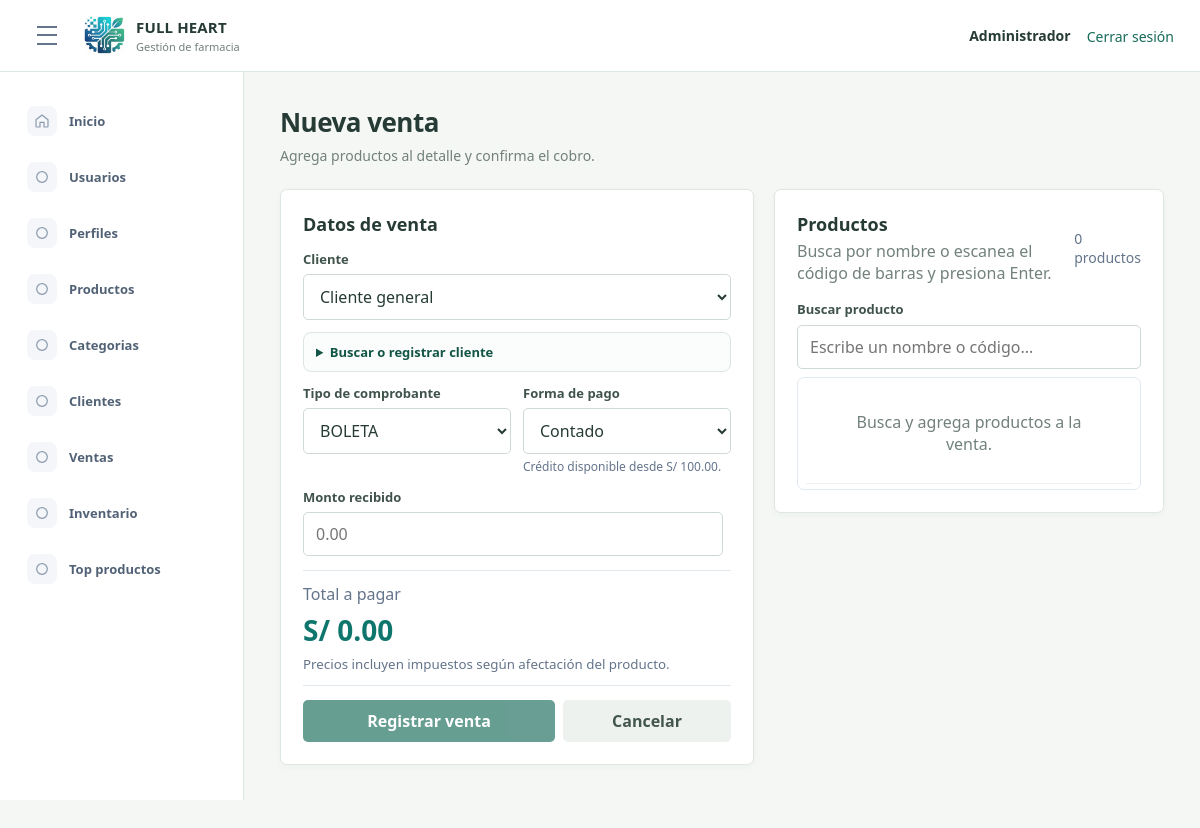
/index.php?route=module/ventas/crear (signed in), run on an earlier commit of the app's database.
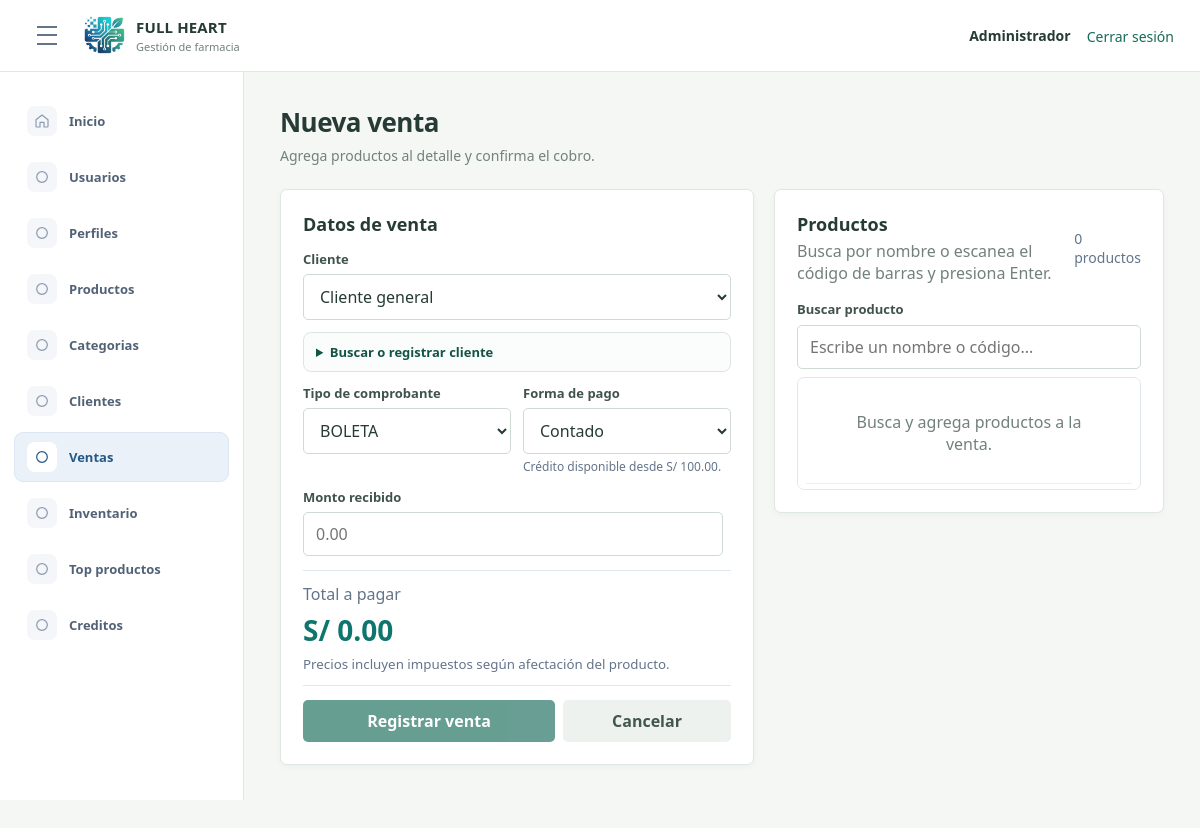
And on a later commit of the database.
### tables this page shows
CREATE TABLE `opcion` (
  `idopcion` int(11) NOT NULL AUTO_INCREMENT,
  `descripcion` varchar(100) NOT NULL,
  `url` varchar(200) NOT NULL,
  `icono` varchar(50) NOT NULL DEFAULT 'fa-circle',
  `estado` tinyint(1) NOT NULL DEFAULT 1,
  `fecha_creacion` datetime NOT NULL DEFAULT current_timestamp(),
  PRIMARY KEY (`idopcion`)
);

### app/Controllers/VentaController.php (called while the page is built, shortened)
<?php
class VentaController
{
    private Profile $profiles;
    public function __construct(Sale $sales, Profile $profiles, MiApiCloud $miApi)
    {
        $this->profiles = $profiles;
    }
    public function create(): void
    {
        $menuOptions = $this->requireAccess("GET");
        $minimumCreditAmount = Sale::MINIMUM_CREDIT_AMOUNT;
        require __DIR__ . "/../Views/layout/app.php";
    }
    private function requireAccess(string $method): array
    {
        $menuOptions = $this->profiles->menuOptions((int)($_SESSION["idperfil"] ?? 0));
        foreach ($menuOptions as $option) {
            if (in_array($option["url"] ?? "", ["module/ventas", "vista/ventas.php"], true)) {
                return $menuOptions;
            }
        }
        http_response_code(403); exit("No tienes acceso al modulo de ventas.");
    }
}

### app/Models/Profile.php (called while the page is built, shortened)
<?php
class Profile
{
    private PDO $db;
    public function __construct(PDO $db)
    {
        $this->db = $db;
    }
    public function menuOptions(int $profileId): array
    {
        $sql = "SELECT o.descripcion, o.url, o.icono
                FROM perfil p
                INNER JOIN opcion o ON o.estado = 1
                LEFT JOIN acceso a ON a.idopcion = o.idopcion AND a.idperfil = p.idperfil
                WHERE p.idperfil = :idperfil
                  AND (UPPER(p.nombre) = 'ADMINISTRADOR' OR a.estado = 1)
                ORDER BY o.idopcion";
        $statement = $this->db->prepare($sql);
        $statement->execute(["idperfil" => $profileId]);
        return $statement->fetchAll();
    }
}

### app/Models/User.php (called while the page is built, shortened)
<?php
class User
{
    private PDO $db;
    public function __construct(PDO $db)
    {
        $this->db = $db;
    }
    public function isActive(int $id): bool
    {
        $statement = $this->db->prepare("SELECT 1 FROM usuario WHERE idusuario = :id AND estado = 1");
        $statement->execute(["id" => $id]);
        return $statement->fetchColumn() !== false;
    }
}

### app/Views/ventas/create.php (the view, shortened to what the changed rows need)
<div class="page-title"><h1>Nueva venta</h1><p>Agrega productos al detalle y confirma el cobro.</p></div>
<form class="sale-layout" action="index.php?route=module/ventas/guardar" method="post" id="sale-form" data-lookup-url="index.php?route=module/ventas/consultar-documento" data-minimum-credit="<?= htmlspecialchars((string)$minimumCreditAmount, ENT_QUOTES, "UTF-8") ?>">
    <aside class="panel sale-checkout">
        <h2>Datos de venta</h2>
    </aside>
    <section class="panel sale-main">
        <div class="section-toolbar"><div><h2>Productos</h2><p>Busca por nombre o escanea el código de barras y presiona Enter.</p></div><span class="sale-count" id="sale-count">0 productos</span></div>
    </section>
</form>

### app/Views/layout/sidebar.php (shortened to what the changed rows need)
<?php $currentRoute = $_GET["route"] ?? "dashboard"; ?>
<aside class="sidebar">
    <nav aria-label="Menu principal">
        <?php foreach ($menuOptions as $option): ?>
            <?php $route = $option["url"] ?? ""; ?>
            <?php
                $icons = [
                    "module/usuarios" => '<circle cx="9" cy="8" r="3"/><path d="M3 20v-1a6 6 0 0 1 12 0v1zM16 5.5a3 3 0 0 1 0 5.8M18 14a5 5 0 0 1 3 4.5V20h-3"/>',
                    "module/perfiles" => '<rect x="5" y="3" width="14" height="18" rx="2"/><path d="M9 3.5h6M9 10h6M9 14h6M9 18h3"/>',
                    "module/productos" => '<path d="m4 7 8-4 8 4-8 4zM4 7v10l8 4 8-4V7M12 11v10"/>',
                    "module/categorias" => '<path d="M20 13 11 22l-9-9V3h10z"/><circle cx="7" cy="7" r="1"/>',
                    "module/clientes" => '<rect x="4" y="3" width="16" height="18" rx="2"/><circle cx="12" cy="9" r="3"/><path d="M8 17a4 4 0 0 1 8 0"/>',
                    "module/ventas" => '<path d="M3 4h2l2.5 11h11L21 7H6M9 19h.01M18 19h.01"/>',
                    "module/inventario" => '<path d="M3 21h18M5 21V8l7-5 7 5v13M9 21v-6h6v6M9 10h.01M15 10h.01"/>',
                    "module/top-productos" => '<path d="M4 20V10M10 20V4M16 20v-7M22 20H2"/>',
                    "module/creditos" => '<rect x="3" y="6" width="18" height="13" rx="2"/><path d="M3 10h18M7 15h4"/>'
                ];
                $icon = $icons[$route] ?? '<circle cx="12" cy="12" r="8"/>';
            ?>
            <a href="index.php?route=<?= urlencode($route) ?>" <?= ($currentRoute === $route || str_starts_with($currentRoute, $route . "/")) ? 'aria-current="page"' : "" ?>>
                <span class="nav-icon" aria-hidden="true"><svg viewBox="0 0 24 24"><?= $icon ?></svg></span>
                <span><?= htmlspecialchars($option["descripcion"]) ?></span>
            </a>
        <?php endforeach; ?>
    </nav>
</aside>

What changed in the data, as far as the page shows it:
changed opcion "Ventas": url "vista/ventas.php" → "module/ventas" (drawn)
added opcion: descripcion "Creditos"
